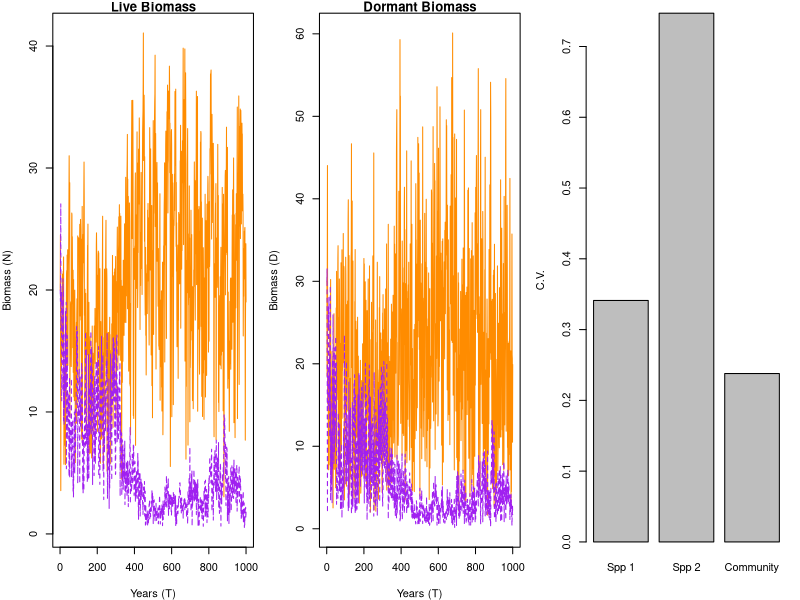

Reproduce this figure in R.
#~~~~~~~~~~~~~~~~~~~~~~~~~~~~~~~~~~~~~~~~~~~~~~~~~~~~~~~~~~~~~~~~#
## Semi-discrete temporal storage effect model of two species   ## 
## coexisting on one essential resource                         ##
#~~~~~~~~~~~~~~~~~~~~~~~~~~~~~~~~~~~~~~~~~~~~~~~~~~~~~~~~~~~~~~~~#

####
#### 11/4/2014
#### atredenn@gmail.com
####

# species "split" themselves between a dormant, low-mortaility stage (D) and a higher mortality, high growth stage (N)
# the single resource is R
# There are two sources of variability: an environmental cue that drives the storage effect, and resource variability

# clear the workspace
rm(list=ls())

####
#### Load relevant libraries
####
library(deSolve)
library(mvtnorm)

####
#### Parameters
####
maxTime <- 1000 #simulation run time
c <- c(1,1) #not used for now, could be a "cost" parameter for biomass storage
b <- c(0.5, 0.5) #also not used, could be assimilation efficiency
mD <- c(0.0001, 0.0001) #dormant state continuous death rate
r <- c(2.2, 2) #live state intrinsic growth rates
K <- c(.1, .1) #live state half-saturation consant for growth curve as function of resource
mN <- c(0.1, 0.1) #live state continuous death rate
a <- 0.5 #resource turnover rate
S <- 10 #average resource supply rate
sVar <- 5 #resource supply rate variability
sigE <- 1 #environmental cue variability
rho <- -1 #environmental cue correlation between species

####
#### Model function
####
#continuous model
updateDNR <- function(t, DNR, parms){
  with(as.list(c(DNR, parms)), {
    dD1dt = -(mD[1]*D1)
    dD2dt = -(mD[2]*D2)
    dN1dt = N1*(r[1]*R/(K[1]+R)) - mN[1]*N1
    dN2dt = N2*(r[2]*R/(K[2]+R)) - mN[2]*N2
    dRdt = a*((S+rand(t))-R) - (N1*(r[1]*R/(K[1]+R)) + (N2*(r[2]*R/(K[2]+R))))
    list(c(dD1dt, dD2dt, dN1dt, dN2dt, dRdt)) #output
  })
}

#discrete model: pulses of N-D transitions (difference equations)
gfun <- function(t, y, parms){
  with (as.list(y),{
    g1 <- gVec1[t]
    g2 <- gVec2[t]
    D1 <- D1 - (N1+D1)*g1 + N1
    D2 <- D2 - (N2+D2)*g2 + N2
    N1 <- 0+(N1+D1)*g1
    N2 <- 0+(N2+D2)*g2
    R <- R
    return(c(D1, D2, N1, N2, R))
  })
}


####
#### Simulate model
####
#function for transition fraction time series
getG <- function(sigE, rho, nTime){
  varcov <- matrix(c(sigE, rho*sigE, rho*sigE, sigE), 2, 2)
  e <- rmvnorm(n = nTime, mean = c(0,0), sigma = varcov)
  g <- exp(e) / (1+exp(e))
  return(g)
}
gVec <- getG(sigE = sigE, rho = rho, nTime = maxTime)
gVec1 <- gVec[,1]
gVec2 <- gVec[,2]

#forcing for resource supply rate variations
#this just makes a random variable that can increase/decrease the supply rate by some amount
#but it cannot decrease S below 0
forcedat <- data.frame(Time = c(1:maxTime),
                       Supply = rnorm(maxTime,0,sVar))
forcedat[forcedat$Supply<(-S),2] <- -S #don't let supply go negative
rand <- approxfun(x = forcedat[,1], y = forcedat[,2], method = "linear", rule = 2)
  
simTime <- seq(1,maxTime,by=1)
parms <- list(
  c = c,
  b = b,
  mD = mD,
  r = r,
  K = K,
  mN = mN, 
  a = a,
  S = S
)
DNR <- c(D=c(30,30), N=c(20,20),R=1) #initial conditions

#run the model
output = as.data.frame(ode(y = DNR, times = simTime, func = updateDNR,
                           parms = parms, events = list(func = gfun, times=simTime)))


####
#### Plot results
####
par(mfrow=c(1,3),mar=c(4,4,1,1))
matplot(simTime, output[,4:5], type="l", main="Live Biomass", 
        col=c("darkorange", "purple"), xlab="Years (T)", ylab="Biomass (N)")

matplot(simTime, output[,2:3], type="l", main="Dormant Biomass", 
        col=c("darkorange", "purple"), xlab="Years (T)", ylab="Biomass (D)")

cvs <- c((sd(output[,4])/mean(output[,4])), 
         (sd(output[,5])/mean(output[,5])), 
         (sd(output[,4]+output[,5])/mean(output[,4]+output[,5])))
barplot(cvs, names.arg = c("Spp 1", "Spp 2", "Community"), ylab="C.V.")


# # plot the growth rate functions for each species
# R <- seq(0,1,0.01)
# getR <- function(r, R, K){
#   out1 <- r[1]*R/(K[1]+R)
#   out2 <- r[2]*R/(K[2]+R)  
#   return(cbind(out1, out2))
# }
# tmp<-getR(r, R, K)
# matplot(R, tmp, type="l", col=c("darkorange", "purple"), 
#         ylab="Intrinsic growth rate (r)", xlab="Resource density (R)")
